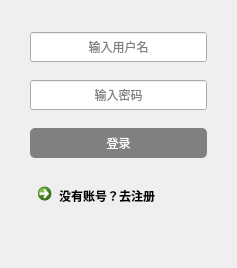
<?xml version="1.0" encoding="UTF-8"?>
<ui version="4.0">
 <class>Login</class>
 <widget class="QDialog" name="Login">
  <property name="geometry">
   <rect>
    <x>0</x>
    <y>0</y>
    <width>237</width>
    <height>268</height>
   </rect>
  </property>
  <property name="windowTitle">
   <string>Dialog</string>
  </property>
  <layout class="QVBoxLayout" name="verticalLayout">
   <property name="leftMargin">
    <number>30</number>
   </property>
   <property name="topMargin">
    <number>20</number>
   </property>
   <property name="rightMargin">
    <number>30</number>
   </property>
   <property name="bottomMargin">
    <number>30</number>
   </property>
   <item>
    <widget class="QLineEdit" name="lineEditUserName">
     <property name="minimumSize">
      <size>
       <width>0</width>
       <height>30</height>
      </size>
     </property>
     <property name="alignment">
      <set>Qt::AlignCenter</set>
     </property>
     <property name="placeholderText">
      <string>输入用户名</string>
     </property>
    </widget>
   </item>
   <item>
    <widget class="QLineEdit" name="lineEditPassword">
     <property name="minimumSize">
      <size>
       <width>0</width>
       <height>30</height>
      </size>
     </property>
     <property name="echoMode">
      <enum>QLineEdit::PasswordEchoOnEdit</enum>
     </property>
     <property name="alignment">
      <set>Qt::AlignCenter</set>
     </property>
     <property name="placeholderText">
      <string>输入密码</string>
     </property>
    </widget>
   </item>
   <item>
    <widget class="QPushButton" name="btnLogin">
     <property name="minimumSize">
      <size>
       <width>0</width>
       <height>30</height>
      </size>
     </property>
     <property name="styleSheet">
      <string notr="true">/**正常情况下样式**/
QPushButton{
	font: 10pt &quot;微软雅黑&quot;;
    color: white;
    background-color: gray;
    border-color: #2f3640;
    border-radius: 5px;
    border-style: none;
    border-width: 1px;
    padding: 5px;
}

/**鼠标停留在按钮上的样式**/
QPushButton::hover{	
    color: #FFFFFF;
    background-color: #718093;
    border-color: #2f3640;
}

/**鼠标按压下去的样式**/
QPushButton::pressed,QPushButton::checked{
    color: #FFFFFF;
    background-color: qlineargradient(spread:pad, x1:0, y1:0, x2:0, y2:1, stop:0 #273c75, stop:1 #487eb0);
}

/**按钮失能情况下样式**/
QPushButton::disabled{
    color: #FFFFFF;
    background-color: #dcdde1;
    border-color: #dcdde1;
}
</string>
     </property>
     <property name="text">
      <string>登录</string>
     </property>
    </widget>
   </item>
   <item>
    <widget class="QCommandLinkButton" name="btnRegist">
     <property name="maximumSize">
      <size>
       <width>16777215</width>
       <height>50</height>
      </size>
     </property>
     <property name="styleSheet">
      <string notr="true"/>
     </property>
     <property name="text">
      <string>没有账号？去注册</string>
     </property>
    </widget>
   </item>
  </layout>
 </widget>
 <resources/>
 <connections/>
</ui>
